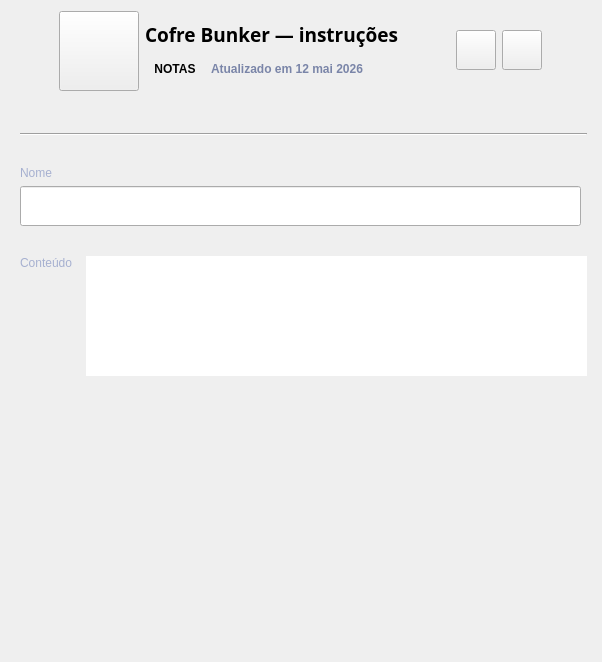
          <widget class="QWidget" name="notas">
           <layout class="QVBoxLayout" name="verticalLayout_13">
            <property name="leftMargin">
             <number>0</number>
            </property>
            <property name="topMargin">
             <number>0</number>
            </property>
            <property name="rightMargin">
             <number>0</number>
            </property>
            <property name="bottomMargin">
             <number>0</number>
            </property>
            <item>
             <widget class="QFrame" name="frame_29">
              <property name="maximumSize">
               <size>
                <width>16777215</width>
                <height>230</height>
               </size>
              </property>
              <property name="frameShape">
               <enum>QFrame::Shape::NoFrame</enum>
              </property>
              <property name="frameShadow">
               <enum>QFrame::Shadow::Raised</enum>
              </property>
              <layout class="QHBoxLayout" name="horizontalLayout_20">
               <property name="spacing">
                <number>0</number>
               </property>
               <property name="leftMargin">
                <number>0</number>
               </property>
               <property name="topMargin">
                <number>0</number>
               </property>
               <property name="rightMargin">
                <number>0</number>
               </property>
               <property name="bottomMargin">
                <number>0</number>
               </property>
               <item>
                <widget class="QFrame" name="frame_30">
                 <property name="sizePolicy">
                  <sizepolicy hsizetype="Preferred" vsizetype="Expanding">
                   <horstretch>0</horstretch>
                   <verstretch>0</verstretch>
                  </sizepolicy>
                 </property>
                 <property name="frameShape">
                  <enum>QFrame::Shape::NoFrame</enum>
                 </property>
                 <property name="frameShadow">
                  <enum>QFrame::Shadow::Raised</enum>
                 </property>
                 <layout class="QGridLayout" name="gridLayout_4">
                  <item row="0" column="1">
                   <layout class="QGridLayout" name="gridLayout_5">
                    <property name="leftMargin">
                     <number>10</number>
                    </property>
                    <property name="topMargin">
                     <number>2</number>
                    </property>
                    <property name="rightMargin">
                     <number>0</number>
                    </property>
                    <property name="spacing">
                     <number>6</number>
                    </property>
                    <item row="1" column="2" alignment="Qt::AlignmentFlag::AlignLeft|Qt::AlignmentFlag::AlignTop">
                     <widget class="QLabel" name="label_note_update">
                      <property name="minimumSize">
                       <size>
                        <width>0</width>
                        <height>30</height>
                       </size>
                      </property>
                      <property name="font">
                       <font>
                        <bold>true</bold>
                       </font>
                      </property>
                      <property name="styleSheet">
                       <string notr="true">color: rgb(122, 133, 168);</string>
                      </property>
                      <property name="text">
                       <string>Atualizado em 12 mai 2026</string>
                      </property>
                      <property name="alignment">
                       <set>Qt::AlignmentFlag::AlignCenter</set>
                      </property>
                     </widget>
                    </item>
                    <item row="0" column="1" colspan="2" alignment="Qt::AlignmentFlag::AlignLeft|Qt::AlignmentFlag::AlignBottom">
                     <widget class="QLabel" name="label_name_note">
                      <property name="sizePolicy">
                       <sizepolicy hsizetype="Preferred" vsizetype="Fixed">
                        <horstretch>0</horstretch>
                        <verstretch>0</verstretch>
                       </sizepolicy>
                      </property>
                      <property name="font">
                       <font>
                        <family>Segoe UI Variable Text</family>
                        <pointsize>14</pointsize>
                        <bold>true</bold>
                       </font>
                      </property>
                      <property name="styleSheet">
                       <string notr="true">font-family: &quot;Segoe UI Variable Text&quot;, &quot;Segoe UI&quot;, -apple-system, BlinkMacSystemFont, &quot;Inter&quot;, sans-serif;</string>
                      </property>
                      <property name="lineWidth">
                       <number>1</number>
                      </property>
                      <property name="text">
                       <string>Cofre Bunker — instruções</string>
                      </property>
                      <property name="textFormat">
                       <enum>Qt::TextFormat::PlainText</enum>
                      </property>
                      <property name="scaledContents">
                       <bool>false</bool>
                      </property>
                      <property name="alignment">
                       <set>Qt::AlignmentFlag::AlignLeading|Qt::AlignmentFlag::AlignLeft|Qt::AlignmentFlag::AlignVCenter</set>
                      </property>
                      <property name="wordWrap">
                       <bool>false</bool>
                      </property>
                      <property name="openExternalLinks">
                       <bool>false</bool>
                      </property>
                     </widget>
                    </item>
                    <item row="0" column="0" rowspan="2">
                     <widget class="QPushButton" name="btn_icone_note">
                      <property name="sizePolicy">
                       <sizepolicy hsizetype="Fixed" vsizetype="Fixed">
                        <horstretch>0</horstretch>
                        <verstretch>0</verstretch>
                       </sizepolicy>
                      </property>
                      <property name="minimumSize">
                       <size>
                        <width>80</width>
                        <height>80</height>
                       </size>
                      </property>
                      <property name="maximumSize">
                       <size>
                        <width>80</width>
                        <height>80</height>
                       </size>
                      </property>
                      <property name="text">
                       <string/>
                      </property>
                      <property name="iconSize">
                       <size>
                        <width>30</width>
                        <height>150</height>
                       </size>
                      </property>
                     </widget>
                    </item>
                    <item row="1" column="1" alignment="Qt::AlignmentFlag::AlignTop">
                     <widget class="QLabel" name="label_login_2">
                      <property name="sizePolicy">
                       <sizepolicy hsizetype="Fixed" vsizetype="Expanding">
                        <horstretch>0</horstretch>
                        <verstretch>0</verstretch>
                       </sizepolicy>
                      </property>
                      <property name="minimumSize">
                       <size>
                        <width>60</width>
                        <height>30</height>
                       </size>
                      </property>
                      <property name="maximumSize">
                       <size>
                        <width>20</width>
                        <height>20</height>
                       </size>
                      </property>
                      <property name="font">
                       <font>
                        <bold>true</bold>
                       </font>
                      </property>
                      <property name="text">
                       <string>NOTAS</string>
                      </property>
                      <property name="alignment">
                       <set>Qt::AlignmentFlag::AlignCenter</set>
                      </property>
                     </widget>
                    </item>
                   </layout>
                  </item>
                  <item row="0" column="0">
                   <spacer name="horizontalSpacer_9">
                    <property name="orientation">
                     <enum>Qt::Orientation::Horizontal</enum>
                    </property>
                    <property name="sizeType">
                     <enum>QSizePolicy::Policy::Preferred</enum>
                    </property>
                    <property name="sizeHint" stdset="0">
                     <size>
                      <width>40</width>
                      <height>30</height>
                     </size>
                    </property>
                   </spacer>
                  </item>
                 </layout>
                </widget>
               </item>
               <item>
                <widget class="QFrame" name="frame_31">
                 <property name="sizePolicy">
                  <sizepolicy hsizetype="Fixed" vsizetype="Expanding">
                   <horstretch>0</horstretch>
                   <verstretch>0</verstretch>
                  </sizepolicy>
                 </property>
                 <property name="maximumSize">
                  <size>
                   <width>250</width>
                   <height>16777215</height>
                  </size>
                 </property>
                 <property name="frameShape">
                  <enum>QFrame::Shape::NoFrame</enum>
                 </property>
                 <property name="frameShadow">
                  <enum>QFrame::Shadow::Raised</enum>
                 </property>
                 <layout class="QHBoxLayout" name="horizontalLayout_21">
                  <property name="rightMargin">
                   <number>60</number>
                  </property>
                  <item>
                   <spacer name="horizontalSpacer_10">
                    <property name="orientation">
                     <enum>Qt::Orientation::Horizontal</enum>
                    </property>
                    <property name="sizeHint" stdset="0">
                     <size>
                      <width>40</width>
                      <height>20</height>
                     </size>
                    </property>
                   </spacer>
                  </item>
                  <item alignment="Qt::AlignmentFlag::AlignRight">
                   <widget class="QPushButton" name="btn_favorito_note_">
                    <property name="minimumSize">
                     <size>
                      <width>40</width>
                      <height>40</height>
                     </size>
                    </property>
                    <property name="maximumSize">
                     <size>
                      <width>40</width>
                      <height>40</height>
                     </size>
                    </property>
                    <property name="text">
                     <string/>
                    </property>
                   </widget>
                  </item>
                  <item alignment="Qt::AlignmentFlag::AlignRight">
                   <widget class="QPushButton" name="btn_remover_note_">
                    <property name="minimumSize">
                     <size>
                      <width>40</width>
                      <height>40</height>
                     </size>
                    </property>
                    <property name="maximumSize">
                     <size>
                      <width>40</width>
                      <height>40</height>
                     </size>
                    </property>
                    <property name="text">
                     <string/>
                    </property>
                   </widget>
                  </item>
                 </layout>
                </widget>
               </item>
              </layout>
             </widget>
            </item>
            <item>
             <widget class="QFrame" name="frame_32">
              <property name="sizePolicy">
               <sizepolicy hsizetype="Preferred" vsizetype="Preferred">
                <horstretch>0</horstretch>
                <verstretch>0</verstretch>
               </sizepolicy>
              </property>
              <property name="minimumSize">
               <size>
                <width>0</width>
                <height>300</height>
               </size>
              </property>
              <property name="frameShape">
               <enum>QFrame::Shape::NoFrame</enum>
              </property>
              <property name="frameShadow">
               <enum>QFrame::Shadow::Raised</enum>
              </property>
              <layout class="QVBoxLayout" name="verticalLayout_16">
               <property name="leftMargin">
                <number>20</number>
               </property>
               <property name="rightMargin">
                <number>15</number>
               </property>
               <item>
                <widget class="Line" name="line_2">
                 <property name="orientation">
                  <enum>Qt::Orientation::Horizontal</enum>
                 </property>
                </widget>
               </item>
               <item>
                <layout class="QVBoxLayout" name="verticalLayout_17">
                 <property name="topMargin">
                  <number>6</number>
                 </property>
                 <property name="rightMargin">
                  <number>6</number>
                 </property>
                 <property name="bottomMargin">
                  <number>6</number>
                 </property>
                 <item>
                  <widget class="QLabel" name="label_29">
                   <property name="sizePolicy">
                    <sizepolicy hsizetype="Fixed" vsizetype="Fixed">
                     <horstretch>0</horstretch>
                     <verstretch>0</verstretch>
                    </sizepolicy>
                   </property>
                   <property name="styleSheet">
                    <string notr="true">color: rgb(166, 176, 208);</string>
                   </property>
                   <property name="text">
                    <string>Nome</string>
                   </property>
                  </widget>
                 </item>
                 <item>
                  <widget class="QLineEdit" name="line_nome_note">
                   <property name="minimumSize">
                    <size>
                     <width>350</width>
                     <height>40</height>
                    </size>
                   </property>
                  </widget>
                 </item>
                </layout>
               </item>
               <item>
                <layout class="QHBoxLayout" name="horizontalLayout_22">
                 <property name="sizeConstraint">
                  <enum>QLayout::SizeConstraint::SetFixedSize</enum>
                 </property>
                 <item alignment="Qt::AlignmentFlag::AlignTop">
                  <widget class="QLabel" name="label_30">
                   <property name="sizePolicy">
                    <sizepolicy hsizetype="Preferred" vsizetype="Preferred">
                     <horstretch>0</horstretch>
                     <verstretch>0</verstretch>
                    </sizepolicy>
                   </property>
                   <property name="maximumSize">
                    <size>
                     <width>60</width>
                     <height>140</height>
                    </size>
                   </property>
                   <property name="styleSheet">
                    <string notr="true">color: rgb(166, 176, 208);</string>
                   </property>
                   <property name="text">
                    <string>Conteúdo</string>
                   </property>
                  </widget>
                 </item>
                 <item>
                  <widget class="QTextEdit" name="textEdit_note_conteudo">
                   <property name="sizePolicy">
                    <sizepolicy hsizetype="Preferred" vsizetype="Preferred">
                     <horstretch>0</horstretch>
                     <verstretch>0</verstretch>
                    </sizepolicy>
                   </property>
                   <property name="maximumSize">
                    <size>
                     <width>16777215</width>
                     <height>120</height>
                    </size>
                   </property>
                   <property name="frameShape">
                    <enum>QFrame::Shape::NoFrame</enum>
                   </property>
                   <property name="verticalScrollBarPolicy">
                    <enum>Qt::ScrollBarPolicy::ScrollBarAsNeeded</enum>
                   </property>
                   <property name="horizontalScrollBarPolicy">
                    <enum>Qt::ScrollBarPolicy::ScrollBarAlwaysOff</enum>
                   </property>
                  </widget>
                 </item>
                </layout>
               </item>
              </layout>
             </widget>
            </item>
            <item>
             <widget class="QFrame" name="frame_28">
              <property name="sizePolicy">
               <sizepolicy hsizetype="Preferred" vsizetype="Expanding">
                <horstretch>0</horstretch>
                <verstretch>0</verstretch>
               </sizepolicy>
              </property>
              <property name="minimumSize">
               <size>
                <width>0</width>
                <height>250</height>
               </size>
              </property>
              <property name="maximumSize">
               <size>
                <width>16777215</width>
                <height>500</height>
               </size>
              </property>
              <property name="frameShape">
               <enum>QFrame::Shape::NoFrame</enum>
              </property>
              <property name="frameShadow">
               <enum>QFrame::Shadow::Raised</enum>
              </property>
             </widget>
            </item>
           </layout>
          </widget>
